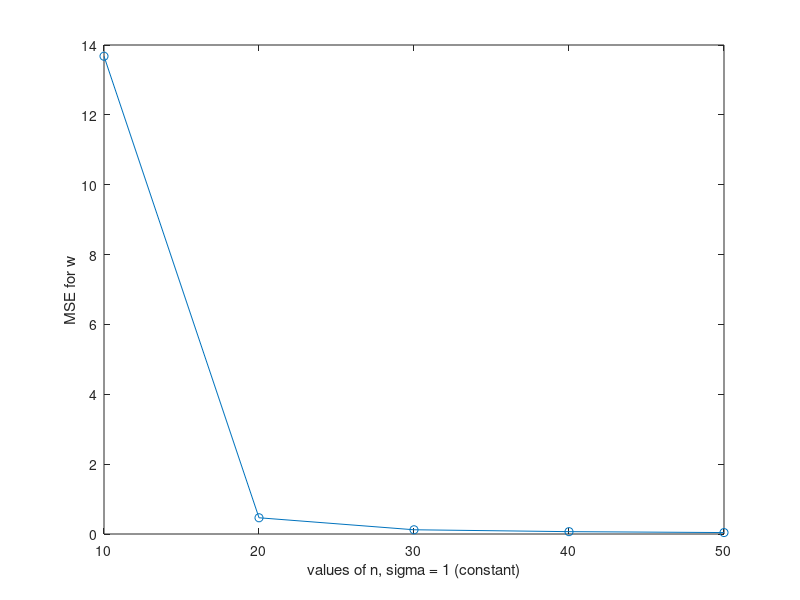
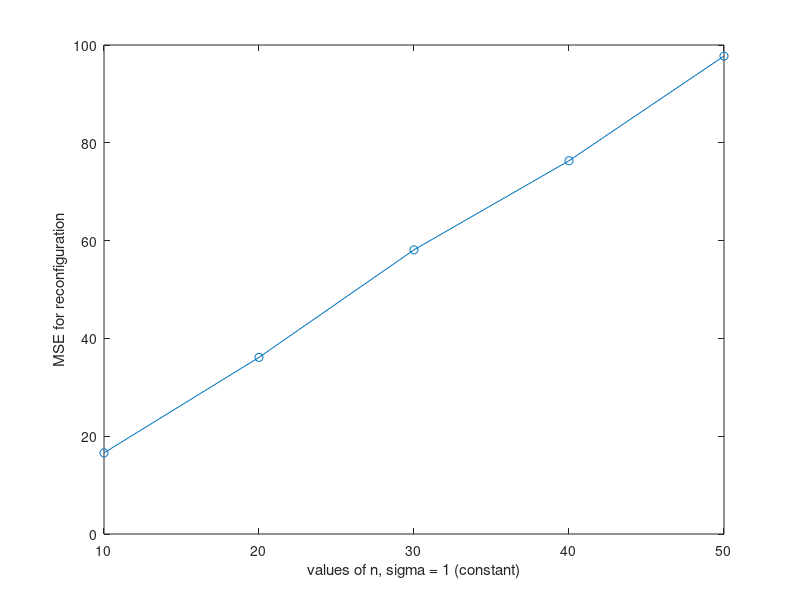

Source code (MATLAB) for these figures, in order:
% Part c_iii_Model2_Part1 (varying n, sigma constant) (Model is the one
% which is overfit to the true model)

% Things same as before

 count = 0;
 kernel = 3;                % for t generation, the true one        
 mse_vector = zeros(5,1);
 recon_mse_vector = zeros(5,1);
 kernel_mis = 5;            % the overfit model
 w_average_matrix = zeros(kernel_mis,5);
 w_true_matrix = zeros(kernel_mis,5);
                   

 for n = [10,20,30,40,50]
    
    count = count + 1;
    A = zeros(2*n+1,kernel);
    sigma = 1;
    x_interim = -n:n;
    x = transpose(x_interim*0.1);  % turning to vector
    
    % A generation, true A, A that gives true t
    
    for i = 1:kernel
        A(:,i) = x.^i;
    end
    
    % t generation
    t = A(:,1) + 3*A(:,2) + 2*A(:,3);         % true t
    
    % A, for our model, generation
    
    A_mis = zeros(2*n+1,kernel_mis);
    
    for i = 1:kernel_mis
        A_mis(:,i) = x.^(i-1);              % our kernel model
    end
    
    
    w_true = pinv(A_mis)*t;        
    w_true_matrix(:,count) = w_true;
    
    w_average_interim = zeros(kernel_mis,1); 
    
    mse_interim = 0;
    
    recon_mse_interim = 0;
    
    for j = 1:100
        
        % v generation
        v = sigma*randn(2*n+1,1);
    
        % y generation
        y = t + v;           % observed y
    
        w_estimated = pinv(A_mis)*y;       % calculating the estimate of w
        
        y_estimated = A_mis*w_estimated;
        
        w_average_interim = w_average_interim + w_estimated;  % running sum of w_average
        
        mse_interim = mse_interim + (norm(w_true - w_estimated))^2; % running sum of mse
        
        recon_mse_interim = recon_mse_interim + (norm(y - y_estimated))^2;

    end
    
    mse = mse_interim/100;
    recon_mse = recon_mse_interim/100;
    w_average = w_average_interim/100;
    
    mse_vector(count,1) = mse;
    recon_mse_vector(count,1) = recon_mse;
    w_average_matrix(:,count) = w_average;
    
    
    
end

n_range = [10;20;30;40;50];
disp("The matrix of true w for our model, where each column corresponds to a value of n and the column vector the vector of w, is")
disp(w_true_matrix)
disp("The matrix of estimated w for our model(averaged over 100 iterations, for each n), where each column corresponds to a value of n and the column vector the vector of averaged w estimate, is")
disp(w_average_matrix)
disp("The averaged MSE of w over 100 iterations for each n, where rows represent MSE of w value for each n, is")
disp(mse_vector)
disp("The averaged MSE of reconfiguration over 100 iterations for each n, where rows represent MSE of reconfiguration value for each n, is")
disp(recon_mse_vector)

figure(1);
plot(n_range,mse_vector,'o-')
xlabel('values of n, sigma = 1 (constant)')
ylabel('MSE for w')

figure(2);
plot(n_range,recon_mse_vector,'o-')
xlabel('values of n, sigma = 1 (constant)')
ylabel('MSE for reconfiguration')




